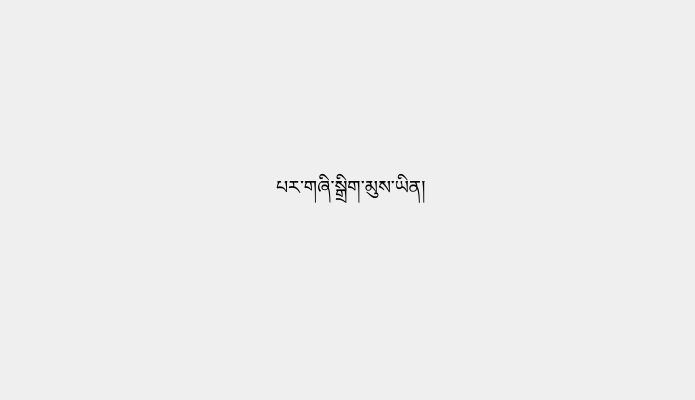
<?xml version="1.0" encoding="UTF-8"?>
<ui version="4.0">
 <class>PechaPrinter</class>
 <widget class="QDialog" name="PechaPrinter">
  <property name="geometry">
   <rect>
    <x>0</x>
    <y>0</y>
    <width>695</width>
    <height>400</height>
   </rect>
  </property>
  <property name="sizePolicy">
   <sizepolicy hsizetype="Preferred" vsizetype="Preferred">
    <horstretch>0</horstretch>
    <verstretch>0</verstretch>
   </sizepolicy>
  </property>
  <property name="minimumSize">
   <size>
    <width>695</width>
    <height>400</height>
   </size>
  </property>
  <property name="maximumSize">
   <size>
    <width>1000</width>
    <height>600</height>
   </size>
  </property>
  <property name="focusPolicy">
   <enum>Qt::WheelFocus</enum>
  </property>
  <property name="windowTitle">
   <string>Pecha Printer</string>
  </property>
  <property name="locale">
   <locale language="English" country="UnitedKingdom"/>
  </property>
  <property name="sizeGripEnabled">
   <bool>false</bool>
  </property>
  <property name="modal">
   <bool>false</bool>
  </property>
  <widget class="QStackedWidget" name="stackedWidget">
   <property name="geometry">
    <rect>
     <x>0</x>
     <y>0</y>
     <width>701</width>
     <height>401</height>
    </rect>
   </property>
   <property name="styleSheet">
    <string notr="true"/>
   </property>
   <property name="currentIndex">
    <number>2</number>
   </property>
   <widget class="QWidget" name="page">
    <widget class="QStackedWidget" name="stackedWidget_2">
     <property name="geometry">
      <rect>
       <x>10</x>
       <y>10</y>
       <width>681</width>
       <height>381</height>
      </rect>
     </property>
     <property name="currentIndex">
      <number>1</number>
     </property>
     <widget class="QWidget" name="page_3">
      <widget class="QWidget" name="verticalLayoutWidget">
       <property name="geometry">
        <rect>
         <x>40</x>
         <y>40</y>
         <width>601</width>
         <height>311</height>
        </rect>
       </property>
       <layout class="QVBoxLayout" name="verticalLayout">
        <item>
         <widget class="QLabel" name="label_16">
          <property name="enabled">
           <bool>true</bool>
          </property>
          <property name="font">
           <font>
            <family>Microsoft Himalaya</family>
            <pointsize>16</pointsize>
            <weight>75</weight>
            <bold>true</bold>
           </font>
          </property>
          <property name="text">
           <string>པར་གཞི་སྒྲིག་ཆས།</string>
          </property>
         </widget>
        </item>
        <item>
         <spacer name="verticalSpacer_17">
          <property name="orientation">
           <enum>Qt::Vertical</enum>
          </property>
          <property name="sizeType">
           <enum>QSizePolicy::Fixed</enum>
          </property>
          <property name="sizeHint" stdset="0">
           <size>
            <width>20</width>
            <height>30</height>
           </size>
          </property>
         </spacer>
        </item>
        <item>
         <widget class="QLabel" name="label_7">
          <property name="enabled">
           <bool>true</bool>
          </property>
          <property name="font">
           <font>
            <family>Microsoft Himalaya</family>
            <pointsize>12</pointsize>
           </font>
          </property>
          <property name="text">
           <string>བསྒྲིག་བྱའི་ཡིག་ཆ་པར་དང་ PDF གང་རུང་འདེམ།</string>
          </property>
         </widget>
        </item>
        <item>
         <spacer name="verticalSpacer_8">
          <property name="orientation">
           <enum>Qt::Vertical</enum>
          </property>
          <property name="sizeHint" stdset="0">
           <size>
            <width>20</width>
            <height>40</height>
           </size>
          </property>
         </spacer>
        </item>
        <item>
         <layout class="QHBoxLayout" name="horizontalLayout_2">
          <item>
           <spacer name="horizontalSpacer">
            <property name="orientation">
             <enum>Qt::Horizontal</enum>
            </property>
            <property name="sizeHint" stdset="0">
             <size>
              <width>40</width>
              <height>20</height>
             </size>
            </property>
           </spacer>
          </item>
          <item>
           <widget class="QPushButton" name="pushButton">
            <property name="minimumSize">
             <size>
              <width>200</width>
              <height>50</height>
             </size>
            </property>
            <property name="maximumSize">
             <size>
              <width>200</width>
              <height>50</height>
             </size>
            </property>
            <property name="font">
             <font>
              <family>Microsoft Himalaya</family>
              <pointsize>14</pointsize>
              <weight>50</weight>
              <bold>false</bold>
             </font>
            </property>
            <property name="mouseTracking">
             <bool>false</bool>
            </property>
            <property name="tabletTracking">
             <bool>false</bool>
            </property>
            <property name="text">
             <string>འདེམ།</string>
            </property>
           </widget>
          </item>
         </layout>
        </item>
       </layout>
      </widget>
     </widget>
     <widget class="QWidget" name="page_3b">
      <widget class="QWidget" name="verticalLayoutWidget_7">
       <property name="geometry">
        <rect>
         <x>40</x>
         <y>40</y>
         <width>601</width>
         <height>311</height>
        </rect>
       </property>
       <layout class="QVBoxLayout" name="verticalLayout_7">
        <item>
         <spacer name="verticalSpacer_5">
          <property name="orientation">
           <enum>Qt::Vertical</enum>
          </property>
          <property name="sizeHint" stdset="0">
           <size>
            <width>20</width>
            <height>40</height>
           </size>
          </property>
         </spacer>
        </item>
        <item>
         <layout class="QHBoxLayout" name="horizontalLayout_11">
          <item>
           <spacer name="horizontalSpacer_18">
            <property name="orientation">
             <enum>Qt::Horizontal</enum>
            </property>
            <property name="sizeHint" stdset="0">
             <size>
              <width>40</width>
              <height>20</height>
             </size>
            </property>
           </spacer>
          </item>
          <item>
           <widget class="QLabel" name="label_15">
            <property name="font">
             <font>
              <family>Microsoft Himalaya</family>
              <pointsize>14</pointsize>
             </font>
            </property>
            <property name="text">
             <string>པར་ལེན་མུས་ཡིན།</string>
            </property>
           </widget>
          </item>
          <item>
           <spacer name="horizontalSpacer_20">
            <property name="orientation">
             <enum>Qt::Horizontal</enum>
            </property>
            <property name="sizeHint" stdset="0">
             <size>
              <width>40</width>
              <height>20</height>
             </size>
            </property>
           </spacer>
          </item>
         </layout>
        </item>
        <item>
         <layout class="QHBoxLayout" name="horizontalLayout_16">
          <item>
           <spacer name="horizontalSpacer_24">
            <property name="orientation">
             <enum>Qt::Horizontal</enum>
            </property>
            <property name="sizeHint" stdset="0">
             <size>
              <width>40</width>
              <height>20</height>
             </size>
            </property>
           </spacer>
          </item>
          <item>
           <widget class="QLabel" name="label_17">
            <property name="text">
             <string/>
            </property>
           </widget>
          </item>
          <item>
           <spacer name="horizontalSpacer_25">
            <property name="orientation">
             <enum>Qt::Horizontal</enum>
            </property>
            <property name="sizeHint" stdset="0">
             <size>
              <width>40</width>
              <height>20</height>
             </size>
            </property>
           </spacer>
          </item>
         </layout>
        </item>
        <item>
         <spacer name="verticalSpacer_6">
          <property name="orientation">
           <enum>Qt::Vertical</enum>
          </property>
          <property name="sizeHint" stdset="0">
           <size>
            <width>20</width>
            <height>40</height>
           </size>
          </property>
         </spacer>
        </item>
       </layout>
      </widget>
     </widget>
     <widget class="QWidget" name="page_4">
      <widget class="QWidget" name="verticalLayoutWidget_2">
       <property name="geometry">
        <rect>
         <x>40</x>
         <y>40</y>
         <width>601</width>
         <height>311</height>
        </rect>
       </property>
       <layout class="QVBoxLayout" name="verticalLayout_2">
        <item>
         <layout class="QHBoxLayout" name="horizontalLayout_3">
          <item>
           <widget class="QLabel" name="label_8">
            <property name="sizePolicy">
             <sizepolicy hsizetype="Preferred" vsizetype="Preferred">
              <horstretch>1</horstretch>
              <verstretch>1</verstretch>
             </sizepolicy>
            </property>
            <property name="minimumSize">
             <size>
              <width>0</width>
              <height>20</height>
             </size>
            </property>
            <property name="font">
             <font>
              <family>Microsoft Himalaya</family>
              <pointsize>14</pointsize>
             </font>
            </property>
            <property name="text">
             <string/>
            </property>
            <property name="alignment">
             <set>Qt::AlignLeading|Qt::AlignLeft|Qt::AlignVCenter</set>
            </property>
           </widget>
          </item>
         </layout>
        </item>
        <item>
         <spacer name="verticalSpacer_15">
          <property name="orientation">
           <enum>Qt::Vertical</enum>
          </property>
          <property name="sizeType">
           <enum>QSizePolicy::Fixed</enum>
          </property>
          <property name="sizeHint" stdset="0">
           <size>
            <width>20</width>
            <height>10</height>
           </size>
          </property>
         </spacer>
        </item>
        <item>
         <layout class="QHBoxLayout" name="horizontalLayout_15">
          <item>
           <widget class="QLabel" name="label_13">
            <property name="font">
             <font>
              <family>Microsoft Himalaya</family>
              <pointsize>14</pointsize>
             </font>
            </property>
            <property name="text">
             <string>ཤོག་ངོས་དང་པོ་ནི་</string>
            </property>
           </widget>
          </item>
          <item>
           <widget class="QRadioButton" name="radioButton_2">
            <property name="font">
             <font>
              <family>Microsoft Himalaya</family>
              <pointsize>14</pointsize>
             </font>
            </property>
            <property name="text">
             <string>འདུན་ངོས་ཡིན།    </string>
            </property>
            <property name="iconSize">
             <size>
              <width>30</width>
              <height>30</height>
             </size>
            </property>
           </widget>
          </item>
          <item>
           <widget class="QRadioButton" name="radioButton">
            <property name="font">
             <font>
              <family>Microsoft Himalaya</family>
              <pointsize>14</pointsize>
             </font>
            </property>
            <property name="text">
             <string>རྒྱབ་ངོས་ཡིན།</string>
            </property>
            <property name="iconSize">
             <size>
              <width>30</width>
              <height>30</height>
             </size>
            </property>
           </widget>
          </item>
          <item>
           <spacer name="horizontalSpacer_21">
            <property name="orientation">
             <enum>Qt::Horizontal</enum>
            </property>
            <property name="sizeHint" stdset="0">
             <size>
              <width>40</width>
              <height>20</height>
             </size>
            </property>
           </spacer>
          </item>
         </layout>
        </item>
        <item>
         <widget class="QFrame" name="frame">
          <layout class="QHBoxLayout" name="horizontalLayout_14">
           <property name="leftMargin">
            <number>0</number>
           </property>
           <property name="topMargin">
            <number>0</number>
           </property>
           <property name="rightMargin">
            <number>0</number>
           </property>
           <property name="bottomMargin">
            <number>0</number>
           </property>
           <item>
            <widget class="QCheckBox" name="checkBox">
             <property name="enabled">
              <bool>true</bool>
             </property>
             <property name="text">
              <string/>
             </property>
             <property name="checked">
              <bool>false</bool>
             </property>
            </widget>
           </item>
           <item>
            <widget class="QStackedWidget" name="pagePicker">
             <widget class="QWidget" name="Page1">
              <layout class="QHBoxLayout" name="horizontalLayout_7">
               <item>
                <widget class="QLabel" name="label_11">
                 <property name="sizePolicy">
                  <sizepolicy hsizetype="Preferred" vsizetype="Preferred">
                   <horstretch>0</horstretch>
                   <verstretch>0</verstretch>
                  </sizepolicy>
                 </property>
                 <property name="font">
                  <font>
                   <family>Microsoft Himalaya</family>
                   <pointsize>14</pointsize>
                  </font>
                 </property>
                 <property name="text">
                  <string>ཤོག་ངོས་ </string>
                 </property>
                 <property name="scaledContents">
                  <bool>false</bool>
                 </property>
                 <property name="wordWrap">
                  <bool>false</bool>
                 </property>
                </widget>
               </item>
               <item>
                <widget class="QSpinBox" name="spinBox_start">
                 <property name="sizePolicy">
                  <sizepolicy hsizetype="Minimum" vsizetype="Fixed">
                   <horstretch>0</horstretch>
                   <verstretch>0</verstretch>
                  </sizepolicy>
                 </property>
                 <property name="font">
                  <font>
                   <pointsize>12</pointsize>
                  </font>
                 </property>
                 <property name="minimum">
                  <number>1</number>
                 </property>
                 <property name="maximum">
                  <number>9999</number>
                 </property>
                 <property name="value">
                  <number>5</number>
                 </property>
                </widget>
               </item>
               <item>
                <widget class="QLabel" name="label_3">
                 <property name="font">
                  <font>
                   <family>Microsoft Himalaya</family>
                   <pointsize>14</pointsize>
                  </font>
                 </property>
                 <property name="text">
                  <string>ནས་</string>
                 </property>
                </widget>
               </item>
               <item>
                <widget class="QSpinBox" name="spinBox_end">
                 <property name="font">
                  <font>
                   <pointsize>12</pointsize>
                  </font>
                 </property>
                 <property name="maximum">
                  <number>9999</number>
                 </property>
                </widget>
               </item>
               <item>
                <widget class="QLabel" name="label_12">
                 <property name="font">
                  <font>
                   <family>Microsoft Himalaya</family>
                   <pointsize>14</pointsize>
                  </font>
                 </property>
                 <property name="text">
                  <string>བར།</string>
                 </property>
                </widget>
               </item>
              </layout>
             </widget>
            </widget>
           </item>
           <item>
            <spacer name="horizontalSpacer_19">
             <property name="orientation">
              <enum>Qt::Horizontal</enum>
             </property>
             <property name="sizeHint" stdset="0">
              <size>
               <width>40</width>
               <height>20</height>
              </size>
             </property>
            </spacer>
           </item>
          </layout>
         </widget>
        </item>
        <item>
         <spacer name="verticalSpacer_10">
          <property name="orientation">
           <enum>Qt::Vertical</enum>
          </property>
          <property name="sizeType">
           <enum>QSizePolicy::Expanding</enum>
          </property>
          <property name="sizeHint" stdset="0">
           <size>
            <width>20</width>
            <height>30</height>
           </size>
          </property>
         </spacer>
        </item>
        <item>
         <layout class="QHBoxLayout" name="horizontalLayout_4">
          <item>
           <spacer name="horizontalSpacer_5">
            <property name="orientation">
             <enum>Qt::Horizontal</enum>
            </property>
            <property name="sizeHint" stdset="0">
             <size>
              <width>40</width>
              <height>20</height>
             </size>
            </property>
           </spacer>
          </item>
          <item>
           <widget class="QPushButton" name="pushButton_3">
            <property name="minimumSize">
             <size>
              <width>200</width>
              <height>50</height>
             </size>
            </property>
            <property name="maximumSize">
             <size>
              <width>200</width>
              <height>50</height>
             </size>
            </property>
            <property name="font">
             <font>
              <family>Microsoft Himalaya</family>
              <pointsize>14</pointsize>
              <weight>50</weight>
              <bold>false</bold>
             </font>
            </property>
            <property name="text">
             <string>ཕྱིར་འཐེན།</string>
            </property>
           </widget>
          </item>
          <item>
           <widget class="QPushButton" name="pushButton_2">
            <property name="minimumSize">
             <size>
              <width>200</width>
              <height>50</height>
             </size>
            </property>
            <property name="maximumSize">
             <size>
              <width>200</width>
              <height>50</height>
             </size>
            </property>
            <property name="font">
             <font>
              <family>Microsoft Himalaya</family>
              <pointsize>14</pointsize>
              <weight>50</weight>
              <bold>false</bold>
             </font>
            </property>
            <property name="text">
             <string>རྗེས་མ།</string>
            </property>
           </widget>
          </item>
         </layout>
        </item>
       </layout>
      </widget>
     </widget>
    </widget>
   </widget>
   <widget class="QWidget" name="page_2">
    <widget class="QWidget" name="verticalLayoutWidget_3">
     <property name="geometry">
      <rect>
       <x>50</x>
       <y>50</y>
       <width>601</width>
       <height>311</height>
      </rect>
     </property>
     <layout class="QVBoxLayout" name="verticalLayout_3">
      <item>
       <layout class="QVBoxLayout" name="verticalLayout_4">
        <item>
         <layout class="QHBoxLayout" name="horizontalLayout_8">
          <item>
           <widget class="QLabel" name="label_4">
            <property name="font">
             <font>
              <family>Microsoft Himalaya</family>
              <pointsize>14</pointsize>
             </font>
            </property>
            <property name="text">
             <string>ཤོག་བུའི་ཚད་གཞི།  </string>
            </property>
           </widget>
          </item>
          <item>
           <widget class="QComboBox" name="comboBox">
            <property name="sizePolicy">
             <sizepolicy hsizetype="Preferred" vsizetype="Preferred">
              <horstretch>0</horstretch>
              <verstretch>0</verstretch>
             </sizepolicy>
            </property>
            <property name="minimumSize">
             <size>
              <width>10</width>
              <height>10</height>
             </size>
            </property>
            <property name="maximumSize">
             <size>
              <width>80</width>
              <height>50</height>
             </size>
            </property>
            <property name="font">
             <font>
              <family>Microsoft Himalaya</family>
              <pointsize>14</pointsize>
             </font>
            </property>
            <property name="styleSheet">
             <string notr="true">background-color: rgb(255, 255, 255);</string>
            </property>
            <property name="frame">
             <bool>true</bool>
            </property>
            <item>
             <property name="text">
              <string> A4</string>
             </property>
            </item>
            <item>
             <property name="text">
              <string> A3</string>
             </property>
            </item>
           </widget>
          </item>
          <item>
           <spacer name="horizontalSpacer_12">
            <property name="orientation">
             <enum>Qt::Horizontal</enum>
            </property>
            <property name="sizeHint" stdset="0">
             <size>
              <width>40</width>
              <height>20</height>
             </size>
            </property>
           </spacer>
          </item>
         </layout>
        </item>
       </layout>
      </item>
      <item>
       <spacer name="verticalSpacer_13">
        <property name="orientation">
         <enum>Qt::Vertical</enum>
        </property>
        <property name="sizeType">
         <enum>QSizePolicy::Fixed</enum>
        </property>
        <property name="sizeHint" stdset="0">
         <size>
          <width>20</width>
          <height>10</height>
         </size>
        </property>
       </spacer>
      </item>
      <item>
       <layout class="QHBoxLayout" name="horizontalLayout_6">
        <item>
         <widget class="QLabel" name="label_2">
          <property name="font">
           <font>
            <family>Microsoft Himalaya</family>
            <pointsize>14</pointsize>
           </font>
          </property>
          <property name="text">
           <string>པར་གཞིའི་མིང་།  </string>
          </property>
         </widget>
        </item>
        <item>
         <widget class="QLineEdit" name="textEdit_2">
          <property name="minimumSize">
           <size>
            <width>0</width>
            <height>20</height>
           </size>
          </property>
          <property name="font">
           <font>
            <family>Microsoft Himalaya</family>
            <pointsize>14</pointsize>
           </font>
          </property>
          <property name="frame">
           <bool>false</bool>
          </property>
          <property name="alignment">
           <set>Qt::AlignBottom|Qt::AlignLeading|Qt::AlignLeft</set>
          </property>
         </widget>
        </item>
        <item>
         <widget class="QLabel" name="label_14">
          <property name="font">
           <font>
            <family>Arial</family>
            <pointsize>14</pointsize>
           </font>
          </property>
          <property name="text">
           <string>.pdf</string>
          </property>
         </widget>
        </item>
       </layout>
      </item>
      <item>
       <spacer name="verticalSpacer_2">
        <property name="orientation">
         <enum>Qt::Vertical</enum>
        </property>
        <property name="sizeType">
         <enum>QSizePolicy::Expanding</enum>
        </property>
        <property name="sizeHint" stdset="0">
         <size>
          <width>20</width>
          <height>30</height>
         </size>
        </property>
       </spacer>
      </item>
      <item>
       <layout class="QHBoxLayout" name="horizontalLayout_5">
        <item>
         <spacer name="horizontalSpacer_9">
          <property name="orientation">
           <enum>Qt::Horizontal</enum>
          </property>
          <property name="sizeHint" stdset="0">
           <size>
            <width>40</width>
            <height>20</height>
           </size>
          </property>
         </spacer>
        </item>
        <item>
         <widget class="QPushButton" name="pushButton_5">
          <property name="minimumSize">
           <size>
            <width>200</width>
            <height>50</height>
           </size>
          </property>
          <property name="maximumSize">
           <size>
            <width>200</width>
            <height>50</height>
           </size>
          </property>
          <property name="font">
           <font>
            <family>Microsoft Himalaya</family>
            <pointsize>14</pointsize>
            <weight>50</weight>
            <bold>false</bold>
           </font>
          </property>
          <property name="text">
           <string>ཕྱིར་འཐེན།</string>
          </property>
         </widget>
        </item>
        <item>
         <widget class="QPushButton" name="pushButton_4">
          <property name="minimumSize">
           <size>
            <width>200</width>
            <height>50</height>
           </size>
          </property>
          <property name="maximumSize">
           <size>
            <width>200</width>
            <height>50</height>
           </size>
          </property>
          <property name="font">
           <font>
            <family>Microsoft Himalaya</family>
            <pointsize>14</pointsize>
            <weight>50</weight>
            <bold>false</bold>
           </font>
          </property>
          <property name="text">
           <string>པར་གཞི་སྒྲིག</string>
          </property>
         </widget>
        </item>
       </layout>
      </item>
     </layout>
    </widget>
   </widget>
   <widget class="QWidget" name="page_5">
    <widget class="QStackedWidget" name="stackedWidget_3">
     <property name="geometry">
      <rect>
       <x>10</x>
       <y>10</y>
       <width>681</width>
       <height>381</height>
      </rect>
     </property>
     <property name="currentIndex">
      <number>0</number>
     </property>
     <widget class="QWidget" name="page_6">
      <widget class="QWidget" name="verticalLayoutWidget_5">
       <property name="geometry">
        <rect>
         <x>40</x>
         <y>40</y>
         <width>601</width>
         <height>311</height>
        </rect>
       </property>
       <layout class="QVBoxLayout" name="verticalLayout_5">
        <item>
         <spacer name="verticalSpacer">
          <property name="orientation">
           <enum>Qt::Vertical</enum>
          </property>
          <property name="sizeHint" stdset="0">
           <size>
            <width>20</width>
            <height>40</height>
           </size>
          </property>
         </spacer>
        </item>
        <item>
         <layout class="QHBoxLayout" name="horizontalLayout_10">
          <item>
           <spacer name="horizontalSpacer_15">
            <property name="orientation">
             <enum>Qt::Horizontal</enum>
            </property>
            <property name="sizeHint" stdset="0">
             <size>
              <width>40</width>
              <height>20</height>
             </size>
            </property>
           </spacer>
          </item>
          <item>
           <widget class="QLabel" name="label_5">
            <property name="font">
             <font>
              <family>Microsoft Himalaya</family>
              <pointsize>14</pointsize>
             </font>
            </property>
            <property name="text">
             <string>པར་གཞི་སྒྲིག་མུས་ཡིན།</string>
            </property>
           </widget>
          </item>
          <item>
           <spacer name="horizontalSpacer_16">
            <property name="orientation">
             <enum>Qt::Horizontal</enum>
            </property>
            <property name="sizeHint" stdset="0">
             <size>
              <width>40</width>
              <height>20</height>
             </size>
            </property>
           </spacer>
          </item>
         </layout>
        </item>
        <item>
         <layout class="QHBoxLayout" name="horizontalLayout_13">
          <item>
           <spacer name="horizontalSpacer_22">
            <property name="orientation">
             <enum>Qt::Horizontal</enum>
            </property>
            <property name="sizeHint" stdset="0">
             <size>
              <width>40</width>
              <height>20</height>
             </size>
            </property>
           </spacer>
          </item>
          <item>
           <widget class="QLabel" name="label">
            <property name="text">
             <string/>
            </property>
           </widget>
          </item>
          <item>
           <spacer name="horizontalSpacer_23">
            <property name="orientation">
             <enum>Qt::Horizontal</enum>
            </property>
            <property name="sizeHint" stdset="0">
             <size>
              <width>40</width>
              <height>20</height>
             </size>
            </property>
           </spacer>
          </item>
         </layout>
        </item>
        <item>
         <spacer name="verticalSpacer_3">
          <property name="orientation">
           <enum>Qt::Vertical</enum>
          </property>
          <property name="sizeHint" stdset="0">
           <size>
            <width>20</width>
            <height>40</height>
           </size>
          </property>
         </spacer>
        </item>
       </layout>
      </widget>
     </widget>
     <widget class="QWidget" name="page_7">
      <widget class="QWidget" name="verticalLayoutWidget_6">
       <property name="geometry">
        <rect>
         <x>40</x>
         <y>40</y>
         <width>601</width>
         <height>311</height>
        </rect>
       </property>
       <layout class="QVBoxLayout" name="verticalLayout_6">
        <item>
         <layout class="QHBoxLayout" name="horizontalLayout_9">
          <item>
           <widget class="QLabel" name="label_6">
            <property name="font">
             <font>
              <family>Microsoft Himalaya</family>
              <pointsize>14</pointsize>
              <weight>50</weight>
              <bold>false</bold>
             </font>
            </property>
            <property name="text">
             <string>བསྒྲིགས་ཟིན་པའི་པར་གཞི་དེ་བསྒྲིག་བྱའི་ཡིག་ཆ་མཉམ་དུ་བཞག་ཡོད།</string>
            </property>
           </widget>
          </item>
          <item>
           <spacer name="horizontalSpacer_17">
            <property name="orientation">
             <enum>Qt::Horizontal</enum>
            </property>
            <property name="sizeHint" stdset="0">
             <size>
              <width>40</width>
              <height>20</height>
             </size>
            </property>
           </spacer>
          </item>
         </layout>
        </item>
        <item>
         <spacer name="verticalSpacer_7">
          <property name="orientation">
           <enum>Qt::Vertical</enum>
          </property>
          <property name="sizeType">
           <enum>QSizePolicy::Fixed</enum>
          </property>
          <property name="sizeHint" stdset="0">
           <size>
            <width>20</width>
            <height>40</height>
           </size>
          </property>
         </spacer>
        </item>
        <item>
         <widget class="QLabel" name="label_9">
          <property name="font">
           <font>
            <family>Microsoft Himalaya</family>
            <pointsize>12</pointsize>
           </font>
          </property>
          <property name="text">
           <string>ཤོག་བུའི་ཚད་གཞི་ A4 ཡིན་ན་ 7cm ཡོད་པའི་དུམ་བུ་གསུམ་ལ་གཏུབ་དགོས།</string>
          </property>
          <property name="alignment">
           <set>Qt::AlignLeading|Qt::AlignLeft|Qt::AlignVCenter</set>
          </property>
         </widget>
        </item>
        <item>
         <spacer name="verticalSpacer_16">
          <property name="orientation">
           <enum>Qt::Vertical</enum>
          </property>
          <property name="sizeType">
           <enum>QSizePolicy::Fixed</enum>
          </property>
          <property name="sizeHint" stdset="0">
           <size>
            <width>20</width>
            <height>10</height>
           </size>
          </property>
         </spacer>
        </item>
        <item>
         <widget class="QLabel" name="label_10">
          <property name="font">
           <font>
            <family>Microsoft Himalaya</family>
            <pointsize>12</pointsize>
           </font>
          </property>
          <property name="text">
           <string>ཤོག་བུའི་ཚད་གཞི་ A3 ཡིན་ན་ 9.9cm ཡོད་པའི་དུམ་བུ་གསུམ་ལ་གཏུབ་དགོས།</string>
          </property>
          <property name="alignment">
           <set>Qt::AlignLeading|Qt::AlignLeft|Qt::AlignVCenter</set>
          </property>
         </widget>
        </item>
        <item>
         <spacer name="verticalSpacer_4">
          <property name="orientation">
           <enum>Qt::Vertical</enum>
          </property>
          <property name="sizeHint" stdset="0">
           <size>
            <width>20</width>
            <height>40</height>
           </size>
          </property>
         </spacer>
        </item>
        <item>
         <layout class="QHBoxLayout" name="horizontalLayout_12">
          <item>
           <spacer name="horizontalSpacer_13">
            <property name="orientation">
             <enum>Qt::Horizontal</enum>
            </property>
            <property name="sizeHint" stdset="0">
             <size>
              <width>40</width>
              <height>20</height>
             </size>
            </property>
           </spacer>
          </item>
          <item>
           <widget class="QPushButton" name="pushButton_7">
            <property name="minimumSize">
             <size>
              <width>200</width>
              <height>50</height>
             </size>
            </property>
            <property name="maximumSize">
             <size>
              <width>200</width>
              <height>50</height>
             </size>
            </property>
            <property name="font">
             <font>
              <family>Microsoft Himalaya</family>
              <pointsize>14</pointsize>
             </font>
            </property>
            <property name="text">
             <string>ཕྱིར་ཐོན།</string>
            </property>
           </widget>
          </item>
          <item>
           <widget class="QPushButton" name="pushButton_6">
            <property name="minimumSize">
             <size>
              <width>200</width>
              <height>50</height>
             </size>
            </property>
            <property name="maximumSize">
             <size>
              <width>200</width>
              <height>50</height>
             </size>
            </property>
            <property name="font">
             <font>
              <family>Microsoft Himalaya</family>
              <pointsize>14</pointsize>
             </font>
            </property>
            <property name="text">
             <string>པར་གཞི་གསར་པ་སྒྲིག</string>
            </property>
           </widget>
          </item>
         </layout>
        </item>
       </layout>
      </widget>
     </widget>
    </widget>
   </widget>
  </widget>
 </widget>
 <resources/>
 <connections/>
</ui>
